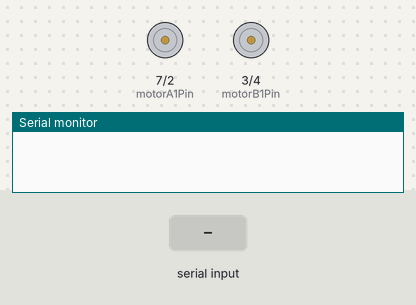
This sketch was run on a simulated Arduino Uno, built with avr-gcc and run on an emulated ATmega328P. Parts: motor-driver pin pairs drawn as motors (green arrow = first pin HIGH = forward, orange = second pin HIGH = backward, longer = more drive, scaled by the enable pin), the last lines printed to the serial monitor. The inputs (shaded band) are chosen by the test bench.

Above: at 1.2 s.
1.3 s: "1 90\n" received over the second serial link
At 1.65 s:
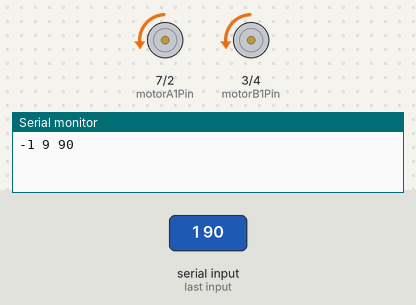
4.3 s: "90 45 200\n" received over the second serial link
5.8 s: "1 90 45\n" received over the second serial link
Timing chart, 0 to 14.8 s (numbered marks = the images above; inputs shaded):
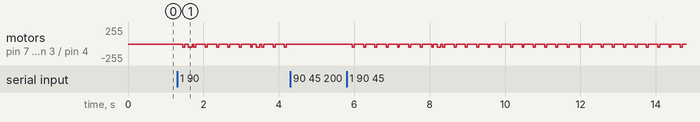

Measured:
- after the input at 4.3 s, motor on pin 7 (motorA1Pin) / pin 2 (motorA2Pin), motor on pin 3 (motorB1Pin) / pin 4 (motorB2Pin): stops changing and stays stopped

The sketch:

arduino_code.ino
```cpp
#include <SoftwareSerial.h>

SoftwareSerial HC12(12, 13);
const byte motorA1Pin = 7;
const byte motorA2Pin = 2;
const byte motorB1Pin = 3;
const byte motorB2Pin = 4;
const byte motorASpeedControlPin = 5;
const byte motorBSpeedControlPin = 6;

int motorsLowSignal = 45;
int actualSpeed = 0;
bool braking = false;
long unsigned int brakingTime;
bool accelerating = false;
long unsigned int acceleratingTime;
long unsigned int slowingTime = millis();
byte directionForward = true;
byte directionBtnReady = true;
int brakePotValue;
int gassPotValue;
byte directionBtnPressed;

void setup() {
  Serial.begin(9600);
  HC12.begin(9600);

  pinMode(motorA1Pin, OUTPUT);
  pinMode(motorA2Pin, OUTPUT);
  pinMode(motorB1Pin, OUTPUT);
  pinMode(motorB2Pin, OUTPUT);
  pinMode(motorASpeedControlPin, OUTPUT);
  pinMode(motorBSpeedControlPin, OUTPUT);
}


void loop() {
  if (HC12.available()) {
    String transmitterData = HC12.readStringUntil('\n');
    String transmitterDataSplitted[2] = {};
    int transmitterStringCounter = 0;
    while (transmitterData.length() > 0) {
      int spaceIndex = transmitterData.indexOf(' ');
      if (spaceIndex == -1) {
        transmitterDataSplitted[transmitterStringCounter++] = transmitterData;
        break;
      } else {
        transmitterDataSplitted[transmitterStringCounter++] = transmitterData.substring(0, spaceIndex);
        transmitterData = transmitterData.substring(spaceIndex + 1);
      }
    }
    brakePotValue = map(transmitterDataSplitted[0].toInt(), 10, 255, 0, 30);
    gassPotValue = map(transmitterDataSplitted[1].toInt(), 10, 255, 0, 30);
    directionBtnPressed = transmitterDataSplitted[2].toInt();

    Serial.print(brakePotValue);
    Serial.print(' ');
    Serial.print(gassPotValue);
    Serial.print(' ');
    Serial.print(directionBtnPressed);
    Serial.println();

  }


  if (!directionBtnPressed) {
    directionBtnReady = true;
  }
  if (!brakePotValue) {
    braking = false;
  }
  if (!gassPotValue) {
    accelerating = false;
  }
  if (brakePotValue) {
    if (!braking) {
      brakingTime = millis();
      braking = true;
    }
    if (millis() >= brakingTime) {
      actualSpeed -= brakePotValue;
      brakingTime += 150;
    }
  } else if (gassPotValue) {
    if (!accelerating) {
      acceleratingTime = millis();
      accelerating = true;
    }
    if (millis() >= acceleratingTime) {
      actualSpeed += gassPotValue;
      acceleratingTime += 200;
    }
  }
  if (millis() >= slowingTime) {
    actualSpeed -= 1;
    slowingTime += 100;
  }
  actualSpeed = repairMotorSpeed(actualSpeed);
  if (actualSpeed == motorsLowSignal) {
    motorsStop();
    if (directionBtnPressed && directionBtnReady) {
      if (directionForward) {
        directionForward = false;
      } else {
        directionForward = true;
      }
      directionBtnReady = false;
    }
  } else {
    if (directionForward) {
      motorsForward(actualSpeed);
    } else {
      motorsBackward(actualSpeed);
    }
  }
}

int repairMotorSpeed(int actualSpeed) {
  if (actualSpeed <= motorsLowSignal) {
    actualSpeed = motorsLowSignal;
  } else if (actualSpeed > 255) {
    actualSpeed = 255;
  }
  return actualSpeed;
}

void motorsForward(int speedValue) {  //min 45
  digitalWrite(motorA1Pin, HIGH);
  digitalWrite(motorA2Pin, LOW);
  analogWrite(motorASpeedControlPin, speedValue);
  digitalWrite(motorB1Pin, HIGH);
  digitalWrite(motorB2Pin, LOW);
  analogWrite(motorBSpeedControlPin, speedValue);
}

void motorsStop() {
  digitalWrite(motorA1Pin, LOW);
  digitalWrite(motorA2Pin, LOW);
  analogWrite(motorASpeedControlPin, LOW);
  digitalWrite(motorB1Pin, LOW);
  digitalWrite(motorB2Pin, LOW);
  analogWrite(motorBSpeedControlPin, LOW);
}

void motorsBackward(int speedValue) {  //min 45
  digitalWrite(motorA1Pin, LOW);
  digitalWrite(motorA2Pin, HIGH);
  analogWrite(motorASpeedControlPin, speedValue);
  digitalWrite(motorB1Pin, LOW);
  digitalWrite(motorB2Pin, HIGH);
  analogWrite(motorBSpeedControlPin, speedValue);
}
```
